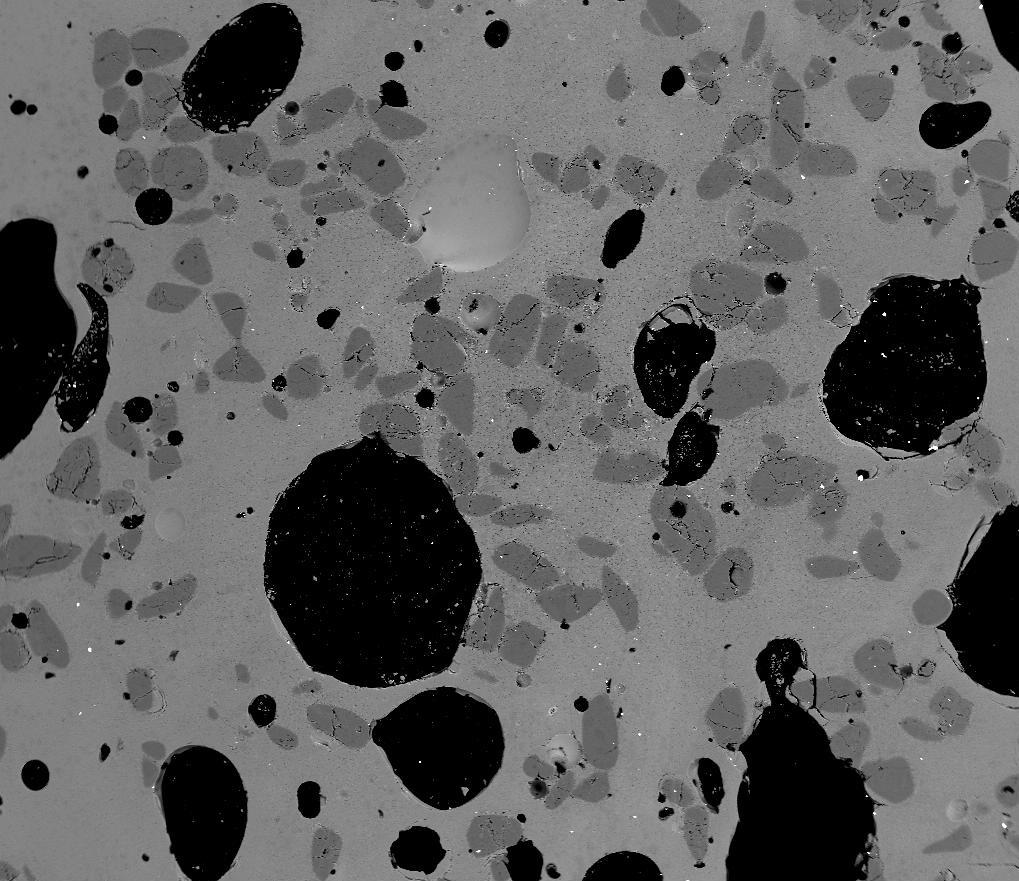
#> input picture 02-python-201/practices/02-pandas/your-code/SEM_image.jpg, 1019 x 881 px
$ jupyter execute '03-pra-pandas opcional.ipynb'
#> lines starting #> are read from the running program, lines starting #| are printed output that depends on the picture; after the words box and inside, x2 and y2 are one past the last pixel; in counts of white or black regions, pixels touching at a corner belong together
### Ejercicio Opcional

Python es un lenguaje de programación muy utilizado en el procesamiento de imágenes. En este ejercicio veremos una aplicación de detección de elementos en una imagen de microscopía de escaneo (en inglés: Scanning Element Microscopy (SEM)).

En esta imagen se puede ver una muestra de vidrio (gris claro) con algunas burbujas (elementos negros) y granos de arena (gris oscuro). Queremos ser capaces de detectar los diferentes elementos de la muestra a partir de la imagen.

Una imagen se puede ver como una matriz bidimensional donde cada elemento de la matriz corresponde al valor de un pixel de la imagen. Por ejemplo, si miramos la matriz de la imagen que os proporcionamos, veremos valores que van de 0 a 255. Así pues, para distinguir los diferentes elementos de la muestra de vidrio, nos tendremos que fijar en el nivel de gris de los píxeles de la imagen a través del histograma. <span style="font-family: Courier New; background-color: #f2ae72; color: #000000; padding: 3px; ">EI</span>

Parte A:

* Para poder identificar mejor los elementos de la muestra de vidrio, primero hemos aplicado un filtro de mediana para reducir el ruido. Grafica ahora la distribución de los píxeles de la imagen inicial y la imagen filtrada. ¿Qué diferencia puedes apreciar entre ambas distribuciones?

**Nota:** Utiliza la función [distplot](https://seaborn.pydata.org/generated/seaborn.distplot.html) de la librería Seaborn para visualizar la distribución de los valores píxeles de la imagen.

Parte B:

* Utilizando los valores del distribution plot de la imagen filtrada, determina unos umbrales que permitan diferenciar los píxeles de arena, los píxeles de vidrio y los píxeles de burbuja.

* Una vez que hayas definido los umbrales, muestra por pantalla una imagen donde cada uno de los elementos esté en un color diferente.

[cell 1]
# Respuesta

[cell 2]
import numpy as np
import matplotlib.pyplot as plt
import matplotlib.image as mpimg
from scipy import ndimage

import seaborn as sns
import pandas as pd
import seaborn_image as isns

[cell 3]
# Visualizo la imagen y su distribución
imagen = mpimg.imread('SEM_image.jpg')
#> imagen is the input picture: shape (881, 1019); min 0, max 255, mean 99
plt.subplots(figsize=[10,10])
plt.imshow(imagen)

[cell 4]
# Utilizo el filtro gaussiano, genera 6 imagenes con distintas sigmas
isns.FilterGrid(
    data = imagen,
    filt = "gaussian",
    row="sigma",
    sigma=[0, 3, 6,9,12,15],
    cmap="magma"
)
#> (this line was passed over: seaborn_image is not available in this run)

[cell 5]
# aplico filtro antiruido de sigma 3 y visualizo la imagen y su distribución
imagensinruido = ndimage.gaussian_filter(imagen,3)
plt.imshow(imagensinruido)

[cell 6]
# Utilizamos distplot para mostrar la distribución de la imagen original y de la nueva imagen
plt.subplots(figsize=[15,10])
sns.distplot(imagen,hist = False)
sns.distplot(imagensinruido,hist=False)
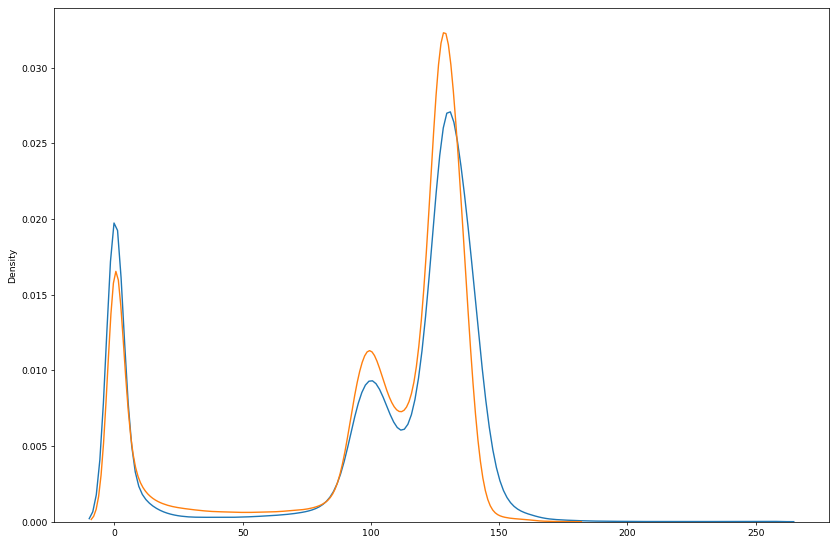
#> figure drawn by matplotlib, 1 panel; curve peaks at x = 131, y = 0.0271; curve peaks at x = 128.3, y = 0.0323

[cell 7]
## Con el grafico establezco los umbrales para diferencia los píxeles de arena, de vidrio y de burbuja
Im3sep = imagensinruido

[cell 8]
## Creo 3 matrices true / false según lo que esté buscando ( Vidrio,Cristal, burbuja)
Burbujas = imagensinruido < 50
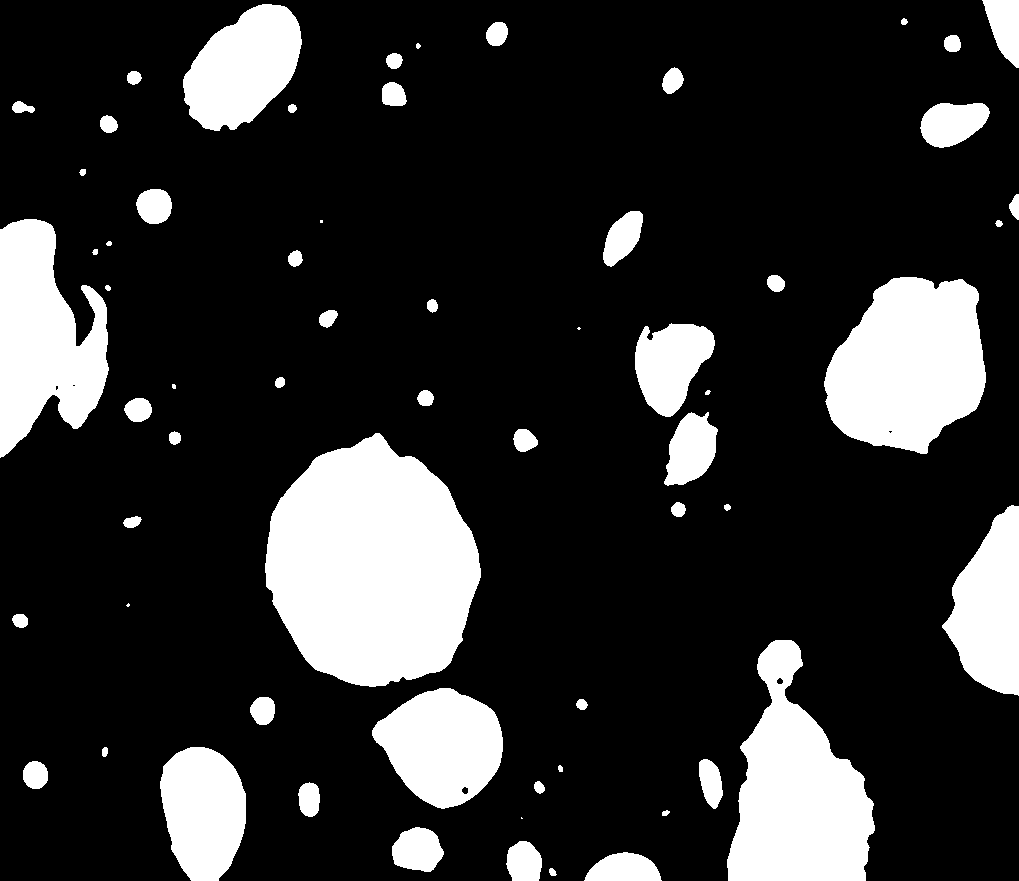
#> Burbujas: shape (881, 1019) bool; 18.6% white; 63 white regions (5 under 20 px), largest, box (x1, y1, x2, y2) and area: (265, 433, 481, 687) 40337, (727, 640, 875, 881) 21473, (824, 277, 986, 454) 21311
Arena = (imagensinruido >= 50) & (imagensinruido < 115)
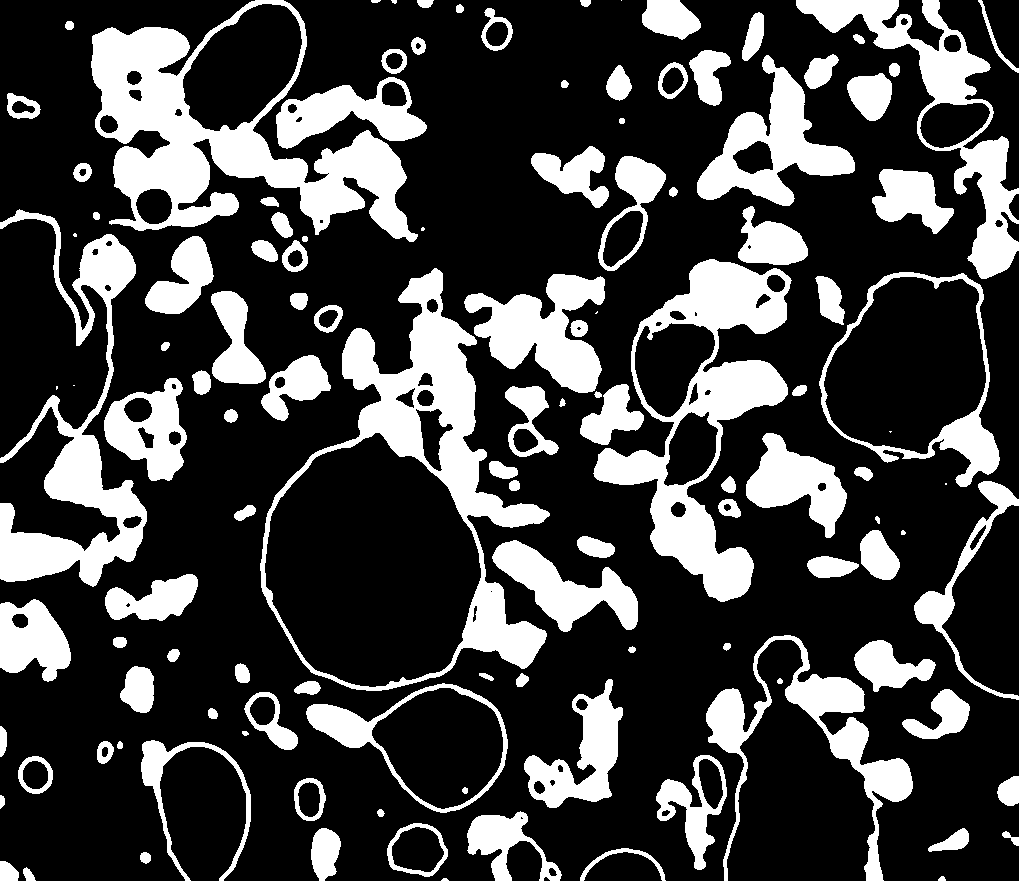
#> Arena: shape (881, 1019) bool; 25.8% white; 123 white regions (10 under 20 px), largest, box (x1, y1, x2, y2) and area: (91, 0, 418, 242) 27704, (260, 268, 550, 691) 22886, (593, 259, 792, 602) 20965
Vidrio = imagensinruido >= 115
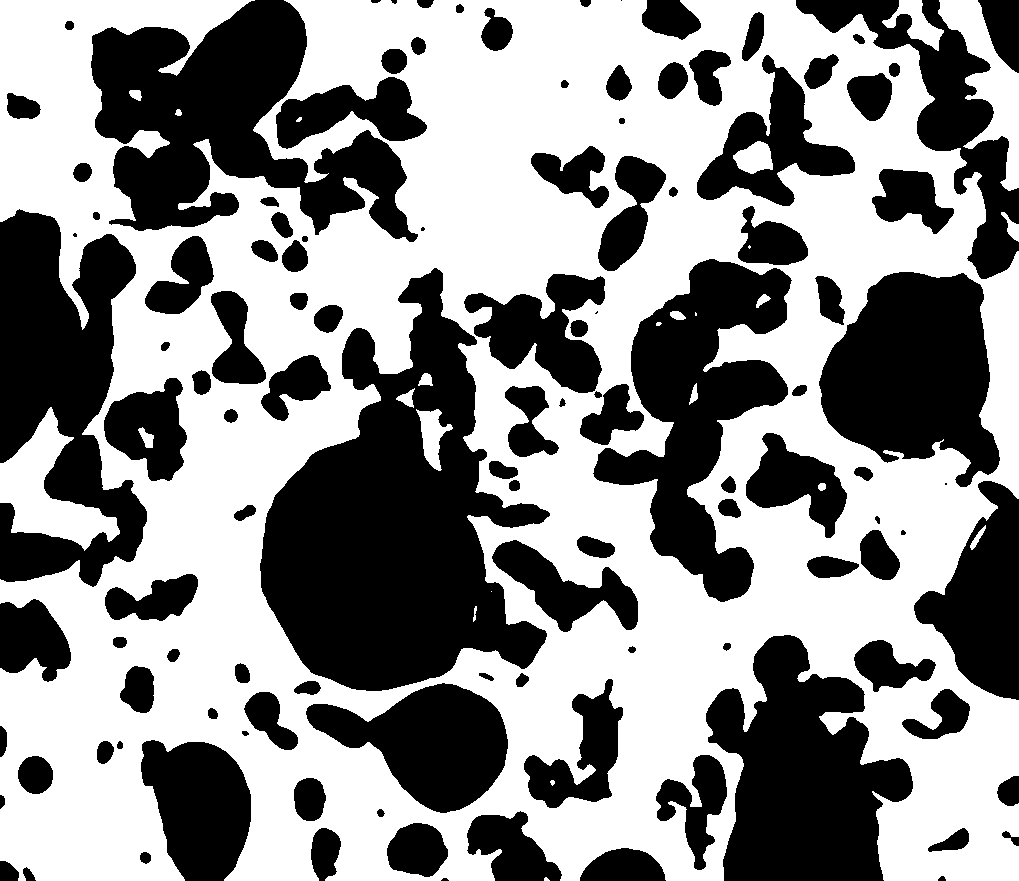
#> Vidrio: shape (881, 1019) bool; 55.6% white; 118 black regions (7 under 20 px), largest, box (x1, y1, x2, y2) and area: (260, 268, 550, 691) 63551, (91, 0, 418, 242) 39256, (0, 209, 147, 587) 32736

[cell 9]
## Creo una imagen nueva y la asigno los valores según el color. posteriormente reviso el número de valores a 0. No tiene que haber ninguno.
Im3sep = imagensinruido
Im3sep[:,:] = 0
#> Im3sep: shape (881, 1019); every value is 0
Im3sep[Burbujas] = 50
Im3sep[Arena] = 150
Im3sep[Vidrio] = 255
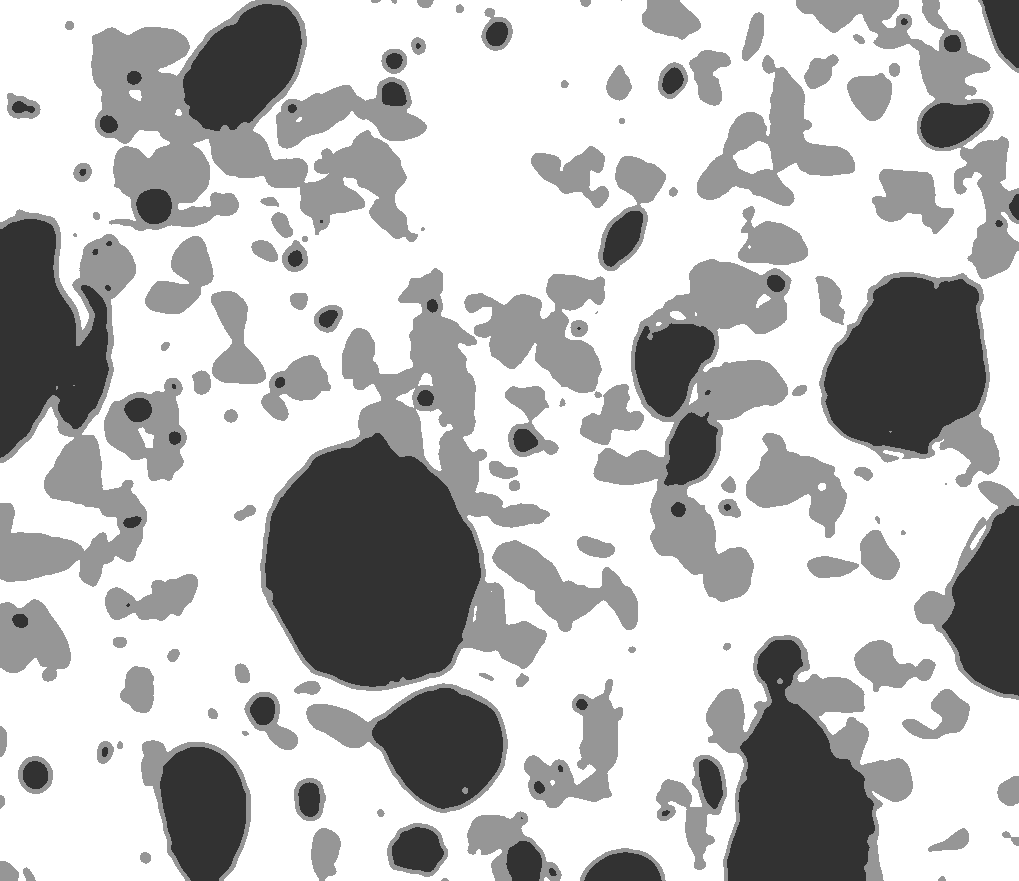
#> Im3sep: shape (881, 1019); min 50, max 255, mean 189.8
# El valor mínimo es 50, lo que significa que no hay 0. todos los valores de la matriz tienen un color asignado.
Im3sep.flatten().min()
#> Out = 50

[cell 10]
isns.imgplot(Im3sep)
#> (this line was passed over: seaborn_image is not available in this run)
